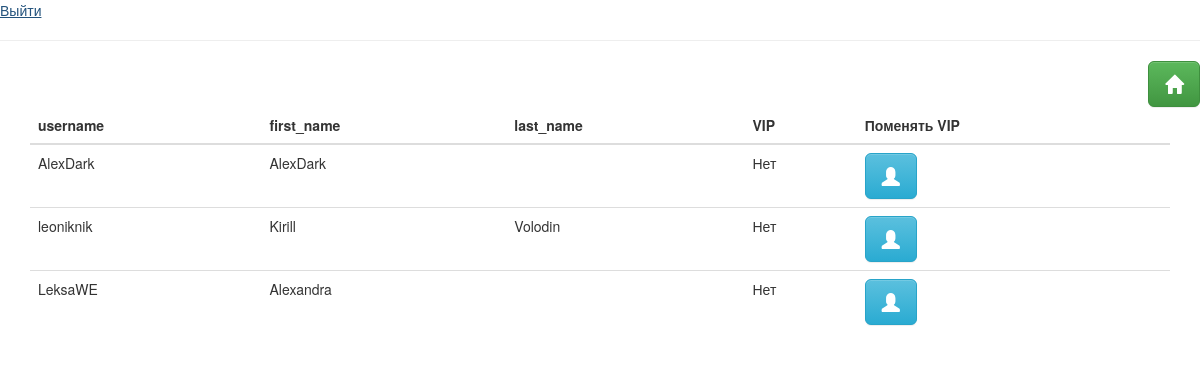
/list_user/ (signed in), run on an earlier commit of the app's database.
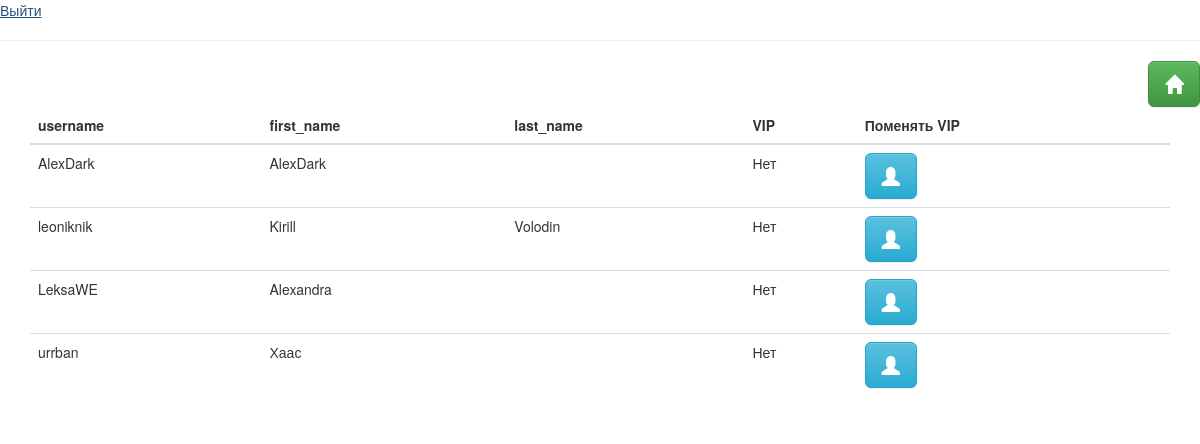
And on a later commit of the database.
### Bot/models.py (models this page shows, shortened)
class TelegramUser(models.Model):
    username = models.TextField(verbose_name='username', default="")
    first_name = models.TextField(verbose_name='first_name', default="")
    last_name = models.TextField(verbose_name='last_name', default="")
    user_telegram_id = models.BigIntegerField(verbose_name='id', primary_key=True)
    free_mode = models.BooleanField(verbose_name='free_mode', default=False)
    is_VIP = models.BooleanField(verbose_name='is_VIP', default=False)

### Bot/views.py (the view)
# urls.py: url(r'^list_user/$', bot_views.list_user, name='list_user'),
@login_required
def list_user(request):
    users = TelegramUser.objects.all().values('username', 'first_name', 'last_name', 'is_VIP', 'user_telegram_id')
    return render(request, 'list_user.html', {'users': users})

### templates/list_user.html
{% extends 'base.html' %}
{% block content %}
    <div class="text-right"><a href="{% url 'week'  %}"
                           class="btn btn-default btn-lg btn-success">
                        <span class="glyphicon glyphicon-home"></span></a></div>
    <div class="container table-responsive">
        <table class="table table-hover">
            <thead>
            <tr>
                <th>username</th>
                <th>first_name</th>
                <th>last_name</th>
                <th>VIP</th>
                <th>Поменять VIP</th>
            </tr>
            </thead>
            <tbody>
            {% for user in users %}
                <tr>
                    <td>{{ user.username }}</td>
                    <td>{{ user.first_name }}</td>
                    <td>{{ user.last_name }}</td>
                    {% if user.is_VIP %}
                        <td>Да</td>
                    {% else %}
                        <td>Нет</td>
                    {% endif %}
                    <td><a href="{% url 'change_vip' user_telegram_id=user.user_telegram_id %}"
                           class="btn btn-default btn-lg btn-info">
                        <span class="glyphicon glyphicon-user"></span></a></td>
                </tr>
            {% endfor %}
            </tbody>
        </table>
    </div>
{% endblock %}

### templates/base.html (shortened to what this page needs)
{% load staticfiles %}
<!DOCTYPE html>
<html lang="en">
<head>
    <link rel="stylesheet" href="https://maxcdn.bootstrapcdn.com/bootstrap/3.3.7/css/bootstrap.min.css"
>
    <link rel="stylesheet" href="https://maxcdn.bootstrapcdn.com/bootstrap/3.3.7/css/bootstrap-theme.min.css"
>
    <link rel="stylesheet" href="{% static 'css/week.css' %}">
</head>
<body>
<header>
    {% if user.is_authenticated %}
        <a href="{% url 'logout' %}">Выйти</a>
    {% else %}
        <a href="{% url 'login' %}">Войти</a> / <a href="{% url 'signup' %}">Зарегистрироваться</a>
    {% endif %}
    <hr>
</header>
<main>
    {% block content %}
    {% endblock %}
</main>
</body>
</html>

What changed in the data, as far as the page shows it:
added TelegramUser: username "urrban", first_name "Хаас", is_VIP "Нет"
